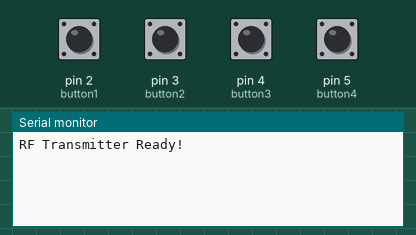
This sketch was run on a simulated Arduino Uno, built with avr-gcc and run on an emulated ATmega328P. Shown: the last lines printed to the serial monitor. The inputs (shaded band) are chosen by the test bench; at power-on: pin 2 (button1), pin 3 (button2), pin 4 (button3), pin 5 (button4) HIGH. No radio packets arrive unless stated.

Above: at 1.2 s.
1.3 s: pin 2 (button1) pulled LOW for 0.15 s
At 2.5 s:
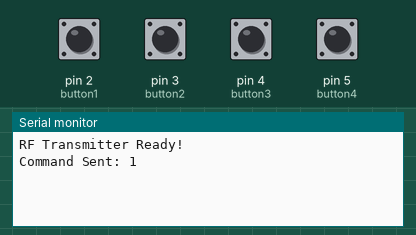
2.9 s: pin 3 (button2) pulled LOW for 0.15 s
At 3.7 s:
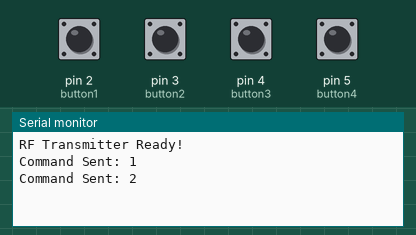
4.5 s: pin 4 (button3) pulled LOW for 0.15 s
At 4.9 s:
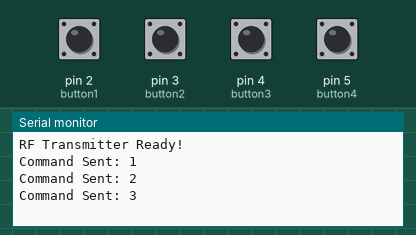
6.1 s: pin 5 (button4) pulled LOW for 0.15 s
At 7.4 s:
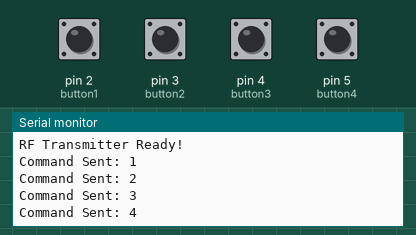
Timing chart, 0 to 8.7 s (numbered marks = the images above; inputs shaded):
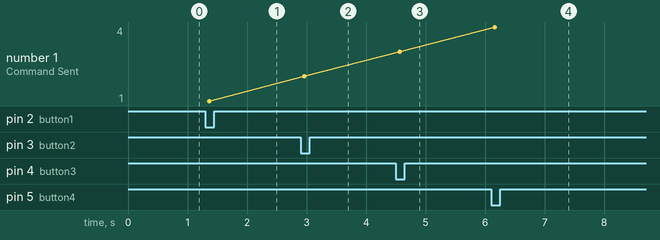

Measured:
- after the input at 1.3 s, the serial monitor: prints a new line after 0.06 s (image 1)
- after the input at 2.9 s, the serial monitor: prints a new line after 0.06 s (image 2)
- after the input at 4.5 s, the serial monitor: prints a new line after 0.06 s (image 3)
- after the input at 6.1 s, the serial monitor: prints a new line after 0.06 s (image 4)
- plotted number 1: 1 → 2 after the input at 2.9 s, 2 → 3 after the input at 4.5 s, 3 → 4 after the input at 6.1 s

The sketch:

sketch_nov26c.ino
```cpp
#include <RH_ASK.h>
#include <SPI.h>
#include <string.h>

// RF ASK transmitter configuration
// Speed: 2000 bps
// RX pin: 11
// TX pin: 12
// PTT pin: 10

RH_ASK driver(2000, 11, 12, 10);

// Button pin configuration
const int button1 = 2;
const int button2 = 3;
const int button3 = 4;
const int button4 = 5;

void setup() {

  Serial.begin(9600);

  // Configure buttons
  pinMode(button1, INPUT_PULLUP);
  pinMode(button2, INPUT_PULLUP);
  pinMode(button3, INPUT_PULLUP);
  pinMode(button4, INPUT_PULLUP);

  // Initialize RF transmitter
  if (!driver.init()) {
    Serial.println("RF Transmitter Initialization Failed!");
  }
  else {
    Serial.println("RF Transmitter Ready!");
  }
}

// Send RF command
void sendCommand(const char *message) {

  driver.send((uint8_t *)message, strlen(message));

  driver.waitPacketSent();

  Serial.print("Command Sent: ");
  Serial.println(message);

  delay(200);
}

// Wait until button is released
void waitForRelease(int pin) {

  while (digitalRead(pin) == LOW) {
    delay(10);
  }

  delay(50);
}

void loop() {

  // Button 1
  if (digitalRead(button1) == LOW) {
    sendCommand("1");
    waitForRelease(button1);
  }

  // Button 2
  if (digitalRead(button2) == LOW) {
    sendCommand("2");
    waitForRelease(button2);
  }

  // Button 3
  if (digitalRead(button3) == LOW) {
    sendCommand("3");
    waitForRelease(button3);
  }

  // Button 4
  if (digitalRead(button4) == LOW) {
    sendCommand("4");
    waitForRelease(button4);
  }
}
```
